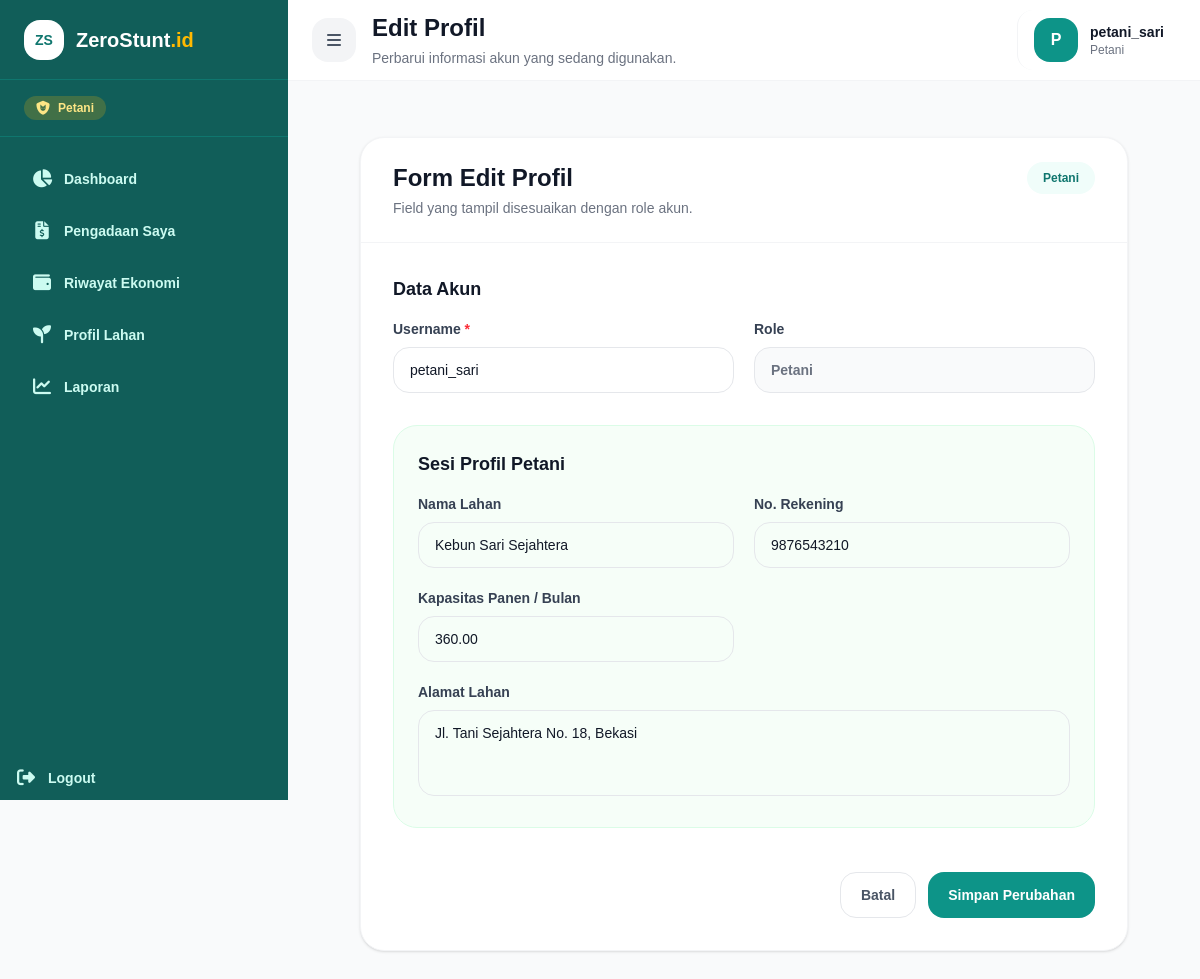
The page /profile/edit (signed in) on the database its author committed.
### tables this page shows
CREATE TABLE `users` (
  `id_user` int NOT NULL,
  `username` varchar(50) NOT NULL,
  `password` varchar(255) NOT NULL,
  `role` enum('Admin','Kader','Petani','Ibu') NOT NULL,
  `id_gudang` int DEFAULT NULL,
  `is_active` tinyint(1) NOT NULL DEFAULT '1',
  `created_at` timestamp NULL DEFAULT CURRENT_TIMESTAMP,
  `updated_at` timestamp NULL DEFAULT CURRENT_TIMESTAMP ON UPDATE CURRENT_TIMESTAMP,
  `deleted_at` timestamp NULL DEFAULT NULL
);

CREATE TABLE `petani_lokal` (
  `id_petani` int NOT NULL,
  `id_user` int DEFAULT NULL,
  `nama_lahan` varchar(100) NOT NULL,
  `alamat_lahan` text,
  `luas_lahan` decimal(10,2) DEFAULT NULL,
  `satuan_luas` enum('m2','ha') NOT NULL DEFAULT 'ha',
  `jenis_usaha` varchar(100) DEFAULT NULL,
  `status_lahan` enum('Aktif','Nonaktif') NOT NULL DEFAULT 'Aktif',
  `no_rekening` varchar(30) DEFAULT NULL,
  `kapasitas_panen_bulan` decimal(10,2) DEFAULT NULL,
  `deskripsi_lahan` text,
  `tgl_created` timestamp NULL DEFAULT CURRENT_TIMESTAMP,
  `tgl_updated` timestamp NULL DEFAULT CURRENT_TIMESTAMP ON UPDATE CURRENT_TIMESTAMP,
  `deleted_at` datetime DEFAULT NULL
);

### controllers/ProfileController.php (called while the page is built, shortened)
<?php
class ProfileController
{
    public function edit()
    {
        $id_user = $_SESSION['user_id'];
        $role = $_SESSION['role'] ?? '';
        $userModel = new User();
        $user = $userModel->findById($id_user);
        if ($role === ROLE_PETANI) {
            $petaniModel = new PetaniLokal();
            $petani = $petaniModel->findByIdPetani($id_user);
        }
        require '../views/profile/edit.php';
    }
}

### models/User.php (called while the page is built, shortened)
<?php
class User
{
    protected $db;
    public function __construct()
    {
        global $koneksi;
        $this->db = $koneksi;
    }
    public function findByid($id_user)
    {
        $stmt = mysqli_prepare($this->db, "SELECT id_user, username, role, is_active, created_at, id_gudang FROM users WHERE id_user = ? AND is_active = 1 LIMIT 1");
        mysqli_stmt_bind_param($stmt, 'i', $id_user);
        mysqli_stmt_execute($stmt);
        $result = mysqli_stmt_get_result($stmt);
        $user = mysqli_fetch_assoc($result);
        return $user;
    }
}

### models/PetaniLokal.php (called while the page is built, shortened)
<?php
class PetaniLokal
{
    protected $db;
    public function __construct()
    {
        global $koneksi;
        $this->db = $koneksi;
    }
    public function findByIdPetani($idPetani)
    {
        $query = "
            SELECT *
            FROM petani_lokal
            WHERE id_petani = ?
              AND deleted_at IS NULL
            LIMIT 1
        ";
        $stmt = mysqli_prepare($this->db, $query);
        mysqli_stmt_bind_param($stmt, 'i', $idPetani);
        mysqli_stmt_execute($stmt);
        $result = mysqli_stmt_get_result($stmt);
        $data = mysqli_fetch_assoc($result);
        return $data ?: null;
    }
}

### views/profile/edit.php (the view, shortened to what this page needs)
<?php
$username = $user['username'] ?? ($_SESSION['username'] ?? 'User');
$role = $_SESSION['role'] ?? 'Role';
$isPetani = defined('ROLE_PETANI') ? $role === ROLE_PETANI : strtolower($role) === 'petani';
$petani = $petani ?? [];
?>
<div class="min-h-[calc(100vh-10rem)] flex items-center justify-center py-6">
    <div class="w-full max-w-3xl">
        <div class="rounded-3xl border border-gray-100 bg-white shadow-sm overflow-hidden">
            <div class="border-b border-gray-100 px-8 py-6">
                <div class="flex items-start justify-between gap-4">
                    <div>
                        <h2 class="text-2xl font-extrabold text-gray-900">
                            Form Edit Profil
                        </h2>
                        <p class="mt-1 text-sm text-gray-500">
                            Field yang tampil disesuaikan dengan role akun.
                        </p>
                    </div>
                    <span class="inline-flex rounded-full bg-teal-50 px-4 py-2 text-xs font-extrabold text-teal-700">
                        <?= htmlspecialchars($role); ?>
                    </span>
                </div>
            </div>
            <form method="post" action="/profile/update" class="p-8 space-y-8">
                <section>
                    <h3 class="mb-4 text-lg font-extrabold text-gray-900">
                        Data Akun
                    </h3>
                    <div class="grid md:grid-cols-2 gap-5">
                        <div>
                            <label for="username" class="mb-2 block text-sm font-bold text-gray-700">
                                Username <span class="text-red-500">*</span>
                            </label>
                            <input type="text" id="username" name="username" required minlength="4" maxlength="30"
                                value="<?= htmlspecialchars($username); ?>"
                                class="w-full rounded-2xl border border-gray-200 px-4 py-3 text-sm outline-none transition focus:border-teal-500 focus:ring-4 focus:ring-teal-100">
                        </div>
                        <div>
                            <label class="mb-2 block text-sm font-bold text-gray-700">
                                Role
                            </label>
                            <input type="text" value="<?= htmlspecialchars($role); ?>" disabled
                                class="w-full rounded-2xl border border-gray-200 bg-gray-50 px-4 py-3 text-sm font-bold text-gray-500 outline-none">
                        </div>
                    </div>
                </section>
                <?php if ($isPetani): ?>
                    <section class="rounded-3xl border border-green-100 bg-green-50/60 p-6">
                        <h3 class="mb-4 text-lg font-extrabold text-gray-900">
                            Sesi Profil Petani
                        </h3>
                        <div class="grid md:grid-cols-2 gap-5">
                            <div>
                                <label class="mb-2 block text-sm font-bold text-gray-700">
                                    Nama Lahan
                                </label>
                                <input type="text" name="nama_lahan"
                                    value="<?= htmlspecialchars($petani['nama_lahan'] ?? ''); ?>"
                                    class="w-full rounded-2xl border border-gray-200 px-4 py-3 text-sm outline-none focus:border-teal-500 focus:ring-4 focus:ring-teal-100">
                            </div>
                            <div>
                                <label class="mb-2 block text-sm font-bold text-gray-700">
                                    No. Rekening
                                </label>
                                <input type="text" name="no_rekening"
                                    value="<?= htmlspecialchars($petani['no_rekening'] ?? ''); ?>"
                                    class="w-full rounded-2xl border border-gray-200 px-4 py-3 text-sm outline-none focus:border-teal-500 focus:ring-4 focus:ring-teal-100">
                            </div>
                            <div>
                                <label class="mb-2 block text-sm font-bold text-gray-700">
                                    Kapasitas Panen / Bulan
                                </label>
                                <input type="number" name="kapasitas_panen_bulan" step="0.01" min="0"
                                    value="<?= htmlspecialchars($petani['kapasitas_panen_bulan'] ?? ''); ?>"
                                    class="w-full rounded-2xl border border-gray-200 px-4 py-3 text-sm outline-none focus:border-teal-500 focus:ring-4 focus:ring-teal-100">
                            </div>
                            <div class="md:col-span-2">
                                <label class="mb-2 block text-sm font-bold text-gray-700">
                                    Alamat Lahan
                                </label>
                                <textarea name="alamat_lahan" rows="3"
                                    class="w-full resize-none rounded-2xl border border-gray-200 px-4 py-3 text-sm outline-none focus:border-teal-500 focus:ring-4 focus:ring-teal-100"><?= htmlspecialchars($petani['alamat_lahan'] ?? ''); ?></textarea>
                            </div>
                        </div>
                    </section>
                <?php endif; ?>
                <div class="flex flex-col-reverse gap-3 pt-3 sm:flex-row sm:justify-end">
                    <a href="/profile"
                        class="inline-flex items-center justify-center rounded-2xl border border-gray-200 px-5 py-3 text-sm font-bold text-gray-600 transition hover:bg-gray-50">
                        Batal
                    </a>
                    <button type="submit"
                        class="inline-flex items-center justify-center rounded-2xl bg-teal-600 px-5 py-3 text-sm font-bold text-white transition hover:bg-teal-700">
                        Simpan Perubahan
                    </button>
                </div>
            </form>
        </div>
    </div>
</div>
<?php
require '../views/layouts/dashboard.php';

### rows shown on the page
users: username "petani_sari"
petani_lokal: nama_lahan "Kebun Sari Sejahtera", no_rekening "9876543210", kapasitas_panen_bulan "360.00", alamat_lahan "Jl. Tani Sejahtera No. 18, Bekasi"

### other values the page prints
$role "Petani"
$menu['label'] "Dashboard"
$menu['label'] "Pengadaan Saya"
$menu['label'] "Riwayat Ekonomi"
$menu['label'] "Profil Lahan"
$menu['label'] "Laporan"
$pageTitle "Edit Profil"
$pageSubtitle "Perbarui informasi akun yang sedang digunakan."
$initial "P"
$username "petani_sari"
